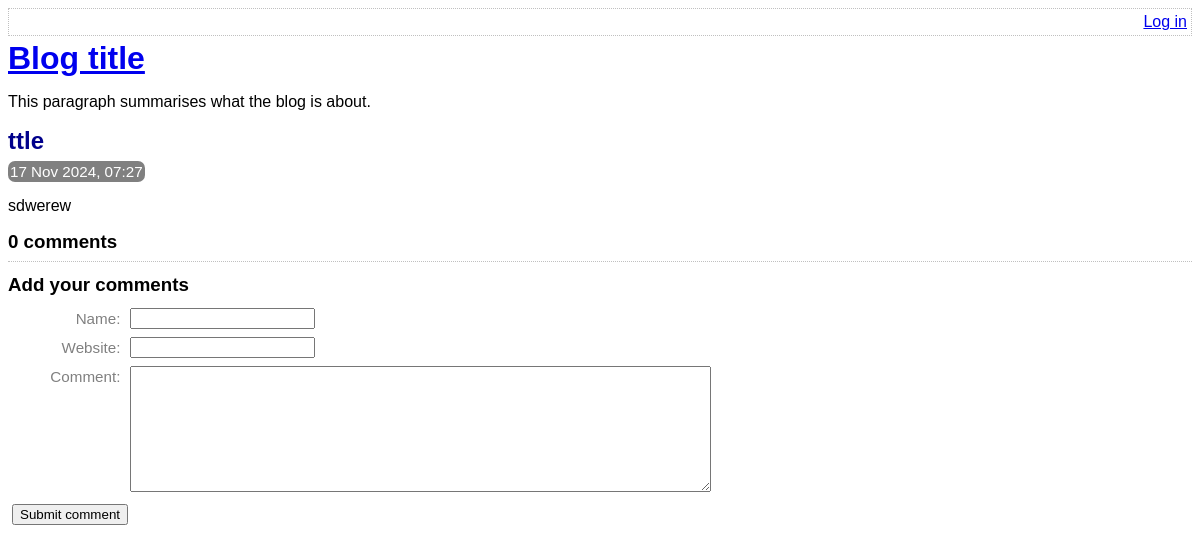
/view-post.php?post_id=4, run on an earlier commit of the app's database.
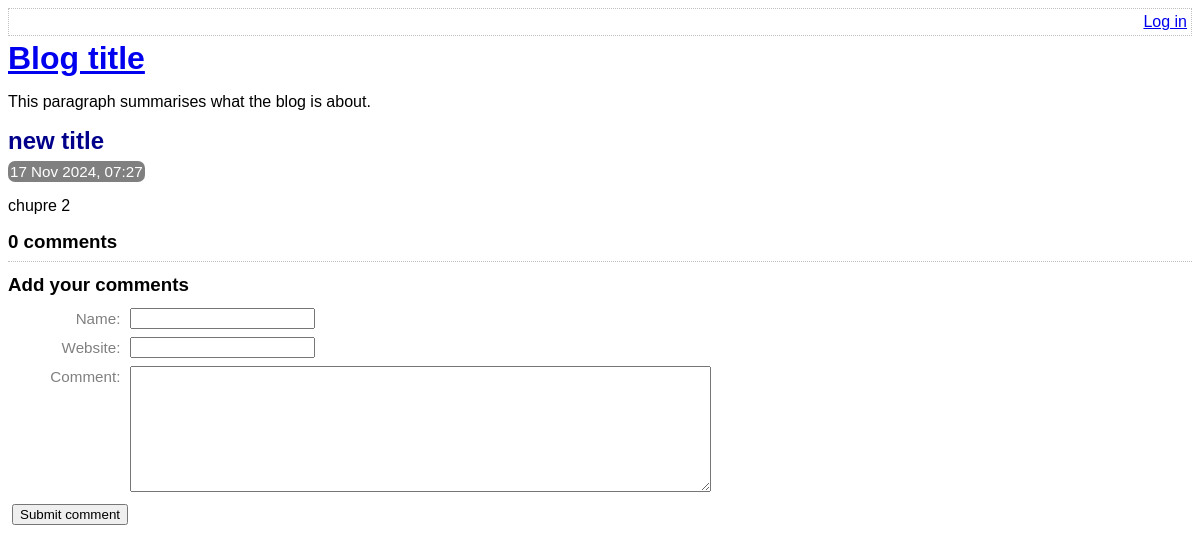
And on a later commit of the database.
### tables this page shows
CREATE TABLE post (
	id INTEGER PRIMARY KEY AUTOINCREMENT NOT NULL,
	title VARCHAR NOT NULL,
	body VARCHAR NOT NULL,
	user_id INTEGER NOT NULL,
	created_at VARCHAR NOT NULL,
	updated_at VARCHAR,
	FOREIGN KEY (user_id) REFERENCES user(id)
);

### lib/view-post.php (called while the page is built, shortened)
<?php
function getPostRow(PDO $pdo, $postId)
{
    $stmt = $pdo->prepare(
        'SELECT
            title, created_at, body
        FROM
            post
        WHERE
            id = :id'
    );
    $result = $stmt->execute(
        array('id' => $postId, )
    );
    $row = $stmt->fetch(PDO::FETCH_ASSOC);
    return $row;
}

### view-post.php (the view, shortened to what this page needs)
<?php
require_once 'lib/common.php';
require_once 'lib/view-post.php';
if (isset($_GET['post_id']))
{
    $postId = $_GET['post_id'];
}
else
{
    $postId = 0;
}
$pdo = getPDO();
$row = getPostRow($pdo, $postId);
?>
<!DOCTYPE html>
<html>
    <head>
        <?php require 'templates/head.php' ?>
    </head>
    <body>
        <?php require 'templates/title.php' ?>
        <div class="post">
            <h2>
                <?php echo htmlEscape($row['title']) ?>
            </h2>
            <div class="date">
                <?php echo convertSqlDate($row['created_at']) ?>
            </div>
            <?php echo convertNewlinesToParagraphs($row['body']) ?>
        </div>
        <div class="comment-list">
            <h3><?php echo countCommentsForPost($pdo, $postId) ?> comments</h3>
        </div>
        <?php require 'templates/comment-form.php' ?>
    </body>
</html>

### lib/common.php (shortened to what this page needs)
<?php
function getRootPath()
{
    return realpath(__DIR__ . '/..');
}
function getDatabasePath()
{
    return getRootPath() . '/data/data.sqlite';
}
function getDsn()
{
    return 'sqlite:' . getDatabasePath();
}
function getPDO()
{
    $pdo = new PDO(getDsn());
    return $pdo;
}
function htmlEscape($html)
{
    return htmlspecialchars($html, ENT_HTML5, 'UTF-8');
}
function convertSqlDate($sqlDate)
{
    $date = DateTime::createFromFormat('Y-m-d H:i:s', $sqlDate);
    return $date->format('d M Y, H:i');
}
function convertNewlinesToParagraphs($text)
{
    $escaped = htmlEscape($text);
    return '<p>' . str_replace("\n", "</p><p>", $escaped) . '</p>';
}
function countCommentsForPost(PDO $pdo, $postId)
{
    $pdo = getPDO();
    $sql = "
        SELECT
            COUNT(*) c
        FROM
            comment
        WHERE
            post_id = :post_id
    ";
    $stmt = $pdo->prepare($sql);
    $stmt->execute(
        array('post_id' => $postId, )
    );
    return (int) $stmt->fetchColumn();
}

What changed in the data, as far as the page shows it:
changed post: title "ttle" → "new title"; body "sdwerew" → "chupre 2"
